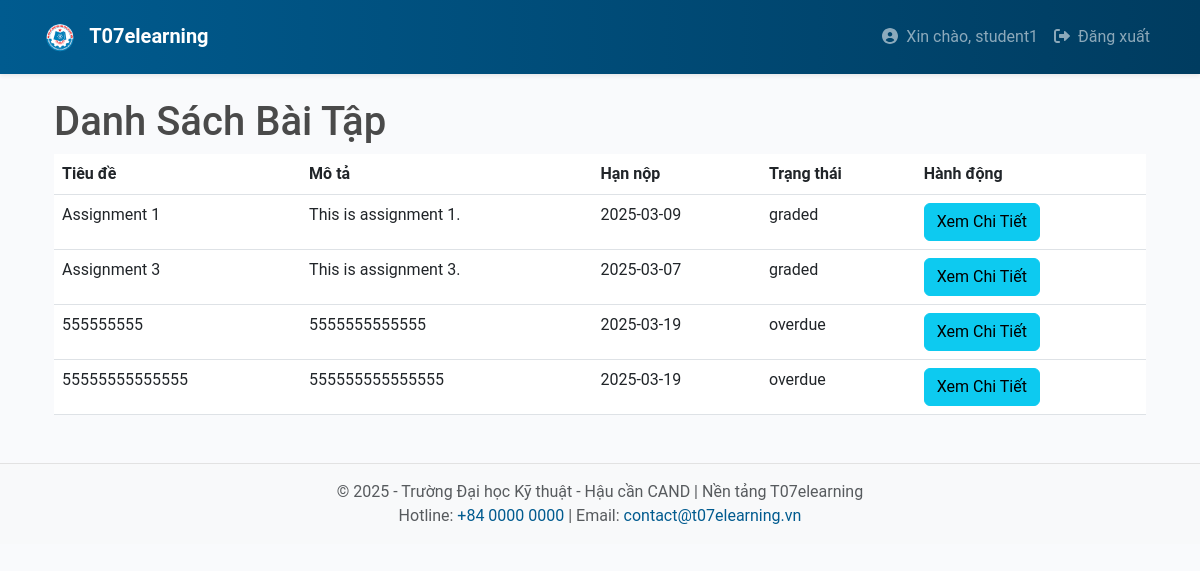
The app's page /student/view_assignments (signed in) with its own data.
### app/models.py (models this page shows, shortened)
class User(UserMixin, db.Model):
    __tablename__ = 'users'
    id = db.Column(db.Integer, primary_key=True)
    username = db.Column(db.String(64), unique=True, nullable=False)
    email = db.Column(db.String(120), unique=True, nullable=False)
    password_hash = db.Column(db.String(128), nullable=False)
    registered_on = db.Column(db.DateTime, default=datetime.utcnow)
    last_seen = db.Column(db.DateTime, default=datetime.utcnow, onupdate=datetime.utcnow)
    roles = db.relationship('Role', secondary='user_roles', back_populates='users')
    courses = db.relationship('Course', backref='lecturer', lazy='dynamic')
    enrollments = db.relationship('Enrollment', backref='student', lazy='dynamic')
    submissions = db.relationship('Submission', backref='student', lazy='dynamic')
    notifications = db.relationship('Notification', backref='user', lazy='dynamic')
    def is_student(self):
        return any(role.name == 'student' for role in self.roles)

class Submission(db.Model):
    __tablename__ = 'submissions'
    id = db.Column(db.Integer, primary_key=True)
    assignment_id = db.Column(db.Integer, db.ForeignKey('assignments.id'), nullable=False)
    student_id = db.Column(db.Integer, db.ForeignKey('users.id'), nullable=False)
    submission_date = db.Column(db.DateTime, default=datetime.utcnow)
    file_url = db.Column(db.String(512), nullable=True)
    grade = db.Column(db.Float, nullable=True)
    feedback = db.Column(db.Text, nullable=True)
    status = db.Column(db.String(64), nullable=False, default='pending')
    answer = db.Column(db.Text, nullable=True)
    assignment = db.relationship('Assignment', back_populates='submissions')

class Assignment(db.Model):
    __tablename__ = 'assignments'
    id = db.Column(db.Integer, primary_key=True)
    class_id = db.Column(db.Integer, db.ForeignKey('classes.id'), nullable=False)
    title = db.Column(db.String(128), nullable=False)
    description = db.Column(db.Text, nullable=True)
    due_date = db.Column(db.DateTime, nullable=False)
    max_attempts = db.Column(db.Integer, default=1)
    created_on = db.Column(db.DateTime, default=datetime.utcnow)
    attachment_url = db.Column(db.String(512), nullable=True)
    class_link = db.Column(db.String(256), nullable=True)  # New field for class link
    lecturer_id = db.Column(db.Integer, db.ForeignKey('users.id'), nullable=False)
    deadline_duration = db.Column(db.Integer, nullable=False, default=0)
    submissions = db.relationship('Submission', back_populates='assignment')

### app/student/routes.py (the view)
@bp.route('/view_assignments')
@login_required
def view_assignments():
    if not current_user.is_student():  # Check if the user is a student
        flash('Bạn không có quyền truy cập trang này.', 'danger')
        return redirect(url_for('main.index'))  # Redirect to main page
    submissions = Submission.query.filter_by(student_id=current_user.id).all()
    return render_template('student/assignments.html', submissions=submissions)

### app/templates/student/assignments.html
{% extends "base.html" %}
{% block content %}
<div class="container">
    <h1>Danh Sách Bài Tập</h1>
    <table class="table">
        <thead>
            <tr>
                <th>Tiêu đề</th>
                <th>Mô tả</th>
                <th>Hạn nộp</th>
                <th>Trạng thái</th>
                <th>Hành động</th>
            </tr>
        </thead>
        <tbody>
            {% for submission in submissions %}
            <tr>
                <td>{{ submission.assignment.title }}</td>
                <td>{{ submission.assignment.description }}</td>
                <td>{{ submission.assignment.due_date.strftime('%Y-%m-%d') }}</td>
                <td>{{ submission.status }}</td>
                <td>
                    <a href="{{ url_for('student.view_assignment', assignment_id=submission.assignment.id) }}" class="btn btn-info">Xem Chi Tiết</a>
                </td>
            </tr>
            {% endfor %}
        </tbody>
    </table>
</div>
{% endblock %}

### app/templates/base.html (shortened to what this page needs)
<!DOCTYPE html>
<html lang="vi">
<head>
  <link rel="stylesheet" href="https://cdn.jsdelivr.net/npm/bootstrap@5.3.0/dist/css/bootstrap.min.css">
  <link rel="stylesheet" href="{{ url_for('static', filename='css/main.css') }}">
</head>
<body>
  <nav class="navbar navbar-expand-lg navbar-dark bg-t07 py-3 shadow-sm">
    <div class="container">
      <a class="navbar-brand fw-bold" href="{{ url_for('main.index') }}">
        <img src="{{ url_for('static', filename='images/logo.png') }}" alt="T07 Logo" height="30" class="me-2">
        T07elearning
      </a>
      <div class="collapse navbar-collapse" id="mainNav">
        <ul class="navbar-nav ms-auto">
          {% if current_user.is_authenticated %}
            <li class="nav-item">
              <a class="nav-link" href="#">
                <i class="fas fa-user-circle me-1"></i> Xin chào, {{ current_user.username }}
              </a>
            </li>
            <li class="nav-item">
              <a class="nav-link" href="{{ url_for('auth.logout') }}">
                <i class="fas fa-sign-out-alt me-1"></i> Đăng xuất
              </a>
            </li>
          {% endif %}
        </ul>
      </div>
    </div>
  </nav>
  <div class="container my-4">
    {% block content %}
    {% endblock %}
  </div>
  <footer class="bg-light py-3 footer-t07 mt-5">
    <div class="container text-center text-muted">
      <p class="mb-0">&copy; 2025 - Trường Đại học Kỹ thuật - Hậu cần CAND | Nền tảng T07elearning</p>
      <p class="mb-0">Hotline: <a href="tel:+8400000000">+84 0000 0000</a> | Email: <a href="mailto:contact@t07elearning.vn">contact@t07elearning.vn</a></p>
    </div>
  </footer>
</body>
</html>

### app/static/css/main.css (style rules this page uses)
* { box-sizing: border-box; }
body { font-family: "Roboto", sans-serif; background-color: #f9fafc; color: #4a4a4a; }
.bg-t07 { background: linear-gradient(90deg, #005b8f 0%, #003c60 100%); }
.footer-t07 { border-top: 1px solid #e2e2e2; }
.footer-t07 a { color: #005b8f; text-decoration: none; }

### records on screen
User: username "student1"
Submission: assignment "Assignment 1", assignment.description "This is assignment 1.", assignment.due_date "2025-03-09", status "graded"
Submission: assignment "Assignment 3", assignment.description "This is assignment 3.", assignment.due_date "2025-03-07", status "graded"
Submission: assignment "555555555", assignment.description "5555555555555", assignment.due_date "2025-03-19", status "overdue"
Submission: assignment "55555555555555", assignment.description "555555555555555", assignment.due_date "2025-03-19", status "overdue"
